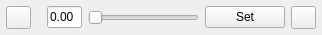
<?xml version="1.0" encoding="UTF-8"?>
<ui version="4.0">
 <class>item_main</class>
 <widget class="QWidget" name="item_main">
  <property name="geometry">
   <rect>
    <x>0</x>
    <y>0</y>
    <width>322</width>
    <height>35</height>
   </rect>
  </property>
  <property name="maximumSize">
   <size>
    <width>16777215</width>
    <height>16777215</height>
   </size>
  </property>
  <property name="windowTitle">
   <string>Form</string>
  </property>
  <layout class="QHBoxLayout" name="horizontalLayout">
   <property name="spacing">
    <number>6</number>
   </property>
   <property name="leftMargin">
    <number>6</number>
   </property>
   <property name="topMargin">
    <number>6</number>
   </property>
   <property name="rightMargin">
    <number>6</number>
   </property>
   <property name="bottomMargin">
    <number>6</number>
   </property>
   <item>
    <widget class="MPushButton" name="edit_btn">
     <property name="minimumSize">
      <size>
       <width>0</width>
       <height>0</height>
      </size>
     </property>
     <property name="maximumSize">
      <size>
       <width>25</width>
       <height>25</height>
      </size>
     </property>
     <property name="styleSheet">
      <string notr="true">QPushButton{
border-image: url(:/icon/SHAPES_additionalActions_200.png);
}
QPushButton:hover{
border-image: url(:/icon/SHAPES_additionalActions_200_light.png);
}
QPushButton:pressed{
border-image: url(:/icon/SHAPES_additionalActions_200_light.png);
}
</string>
     </property>
     <property name="text">
      <string/>
     </property>
    </widget>
   </item>
   <item>
    <spacer name="horizontalSpacer">
     <property name="orientation">
      <enum>Qt::Horizontal</enum>
     </property>
     <property name="sizeType">
      <enum>QSizePolicy::Minimum</enum>
     </property>
     <property name="sizeHint" stdset="0">
      <size>
       <width>10</width>
       <height>20</height>
      </size>
     </property>
    </spacer>
   </item>
   <item>
    <widget class="MLineEdit" name="val_le">
     <property name="maximumSize">
      <size>
       <width>35</width>
       <height>16777215</height>
      </size>
     </property>
     <property name="font">
      <font>
       <family>Segoe UI</family>
      </font>
     </property>
     <property name="text">
      <string>0.00</string>
     </property>
    </widget>
   </item>
   <item>
    <widget class="MSlider" name="val_slider">
     <property name="maximum">
      <number>100</number>
     </property>
     <property name="orientation">
      <enum>Qt::Horizontal</enum>
     </property>
    </widget>
   </item>
   <item>
    <widget class="QPushButton" name="set_btn">
     <property name="font">
      <font>
       <family>Segoe UI</family>
      </font>
     </property>
     <property name="text">
      <string>Set</string>
     </property>
    </widget>
   </item>
   <item>
    <widget class="QPushButton" name="delete_btn">
     <property name="maximumSize">
      <size>
       <width>25</width>
       <height>25</height>
      </size>
     </property>
     <property name="font">
      <font>
       <family>Arial</family>
      </font>
     </property>
     <property name="styleSheet">
      <string notr="true">QPushButton{
border-image: url(:/icon/SHAPES_keyDeleteAll_200.png);
}
QPushButton:hover{
border-image: url(:/icon/SHAPES_keyDeleteAll_200_light.png);
}
QPushButton:pressed{
border-image: url(:/icon/SHAPES_keyDeleteAll_200_light.png);
}
</string>
     </property>
     <property name="text">
      <string/>
     </property>
    </widget>
   </item>
  </layout>
 </widget>
 <customwidgets>
  <customwidget>
   <class>MPushButton</class>
   <extends>QPushButton</extends>
   <header>dayu_widgets.push_button</header>
  </customwidget>
  <customwidget>
   <class>MLineEdit</class>
   <extends>QLineEdit</extends>
   <header>dayu_widgets.line_edit</header>
  </customwidget>
  <customwidget>
   <class>MSlider</class>
   <extends>QSlider</extends>
   <header>dayu_widgets.slider</header>
  </customwidget>
 </customwidgets>
 <resources>
  <include location="../../../../dayu_widgets/static/icon.qrc"/>
 </resources>
 <connections/>
</ui>
